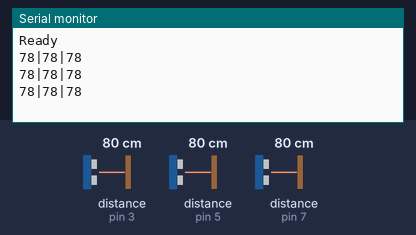
Simulated run of this sketch. Board: Arduino Uno, built with avr-gcc and run on an emulated ATmega328P. On the bench: the last lines printed to the serial monitor. Wiring (inferred from the names in the program): 3 × ultrasonic range finder: trigger pin 2, echo pin 3 / trigger pin 4, echo pin 5 / trigger pin 6, echo pin 7. Inputs (shaded band) come from the test bench; at power-on: distance to the obstacle (sensors on pin 3, pin 5, pin 7) 80 cm. The echo pulse lasts 58.3 µs per cm.

Above: at 1.3 s.
1.4 s: distance to the obstacle (sensor on pin 3) set to 2 cm
At 1.9 s:
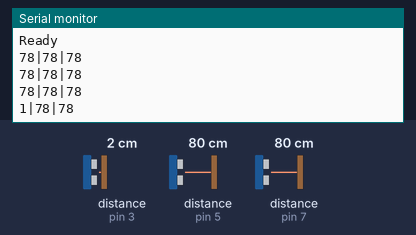
2.9 s: distance to the obstacle (sensor on pin 5) set to 2 cm
At 3.5 s:
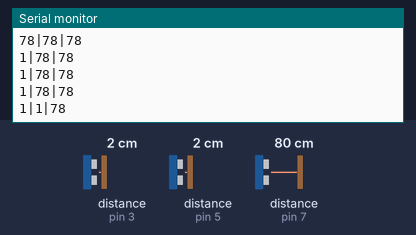
4.4 s: distance to the obstacle (sensor on pin 7) set to 2 cm
At 5.0 s:
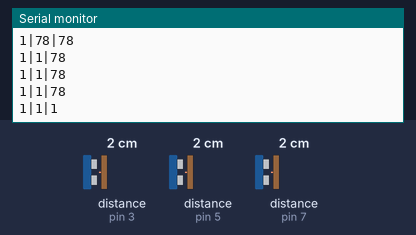
5.9 s: distance to the obstacle (sensor on pin 3) set to 4 cm
At 6.5 s:
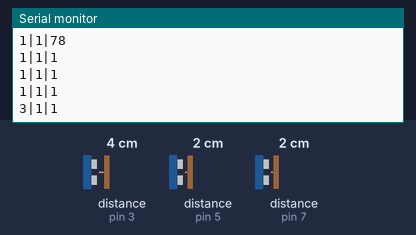
7.4 s: distance to the obstacle (sensor on pin 5) set to 4 cm
At 8.0 s:
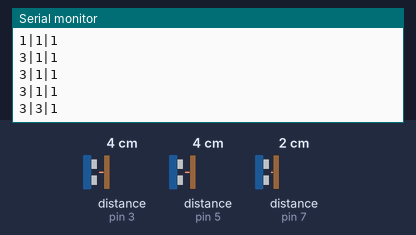
8.9 s: distance to the obstacle (sensor on pin 7) set to 4 cm
At 9.5 s:
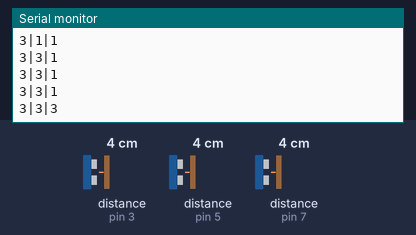
Timing chart, 0 to 11.4 s (numbered marks = the images above; inputs shaded):
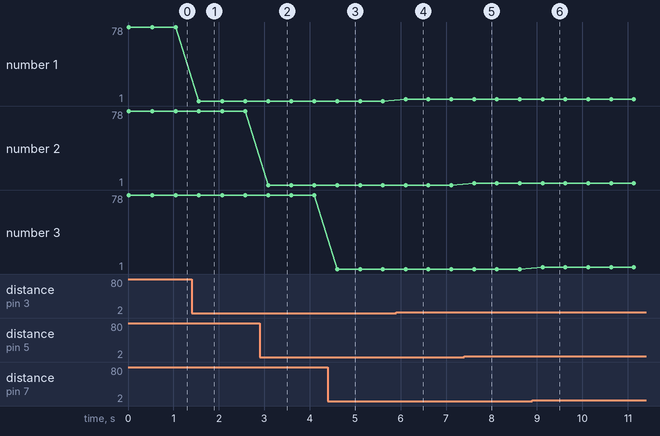

Measured:
- after the input at 1.4 s, the serial monitor: prints a new line after 0.16 s (image 1)
- after the input at 2.9 s, the serial monitor: prints a new line after 0.19 s (image 2)
- after the input at 4.4 s, the serial monitor: prints a new line after 0.20 s (image 3)
- after the input at 5.9 s, the serial monitor: prints a new line after 0.21 s (image 4)
- after the input at 7.4 s, the serial monitor: prints a new line after 0.22 s (image 5)
- after the input at 8.9 s, the serial monitor: prints a new line after 0.22 s (image 6)
- plotted number 1: 78 → 1 after the input at 1.4 s, 1 → 3 after the input at 5.9 s

The sketch:

threeSensors.ino
```cpp
int trig1 = 2;
int echo1 = 3;
int trig2 = 4;
int echo2 = 5;
int trig3 = 6;
int echo3 = 7;


void setup() {
 Serial.begin(9600); // set the baud rate
 Serial.println("Ready"); // print "Ready" once

 pinMode(trig1, OUTPUT);
 pinMode(echo1, INPUT);
 pinMode(trig2, OUTPUT);
 pinMode(echo2, INPUT);
 pinMode(trig3, OUTPUT);
 pinMode(echo3, INPUT);
}


void loop() {

 /* The following trigPin/echoPin cycle is used to determine the
 distance of the nearest object by bouncing soundwaves off of it. */
 digitalWrite(trig1, LOW);
 delayMicroseconds(2);
 digitalWrite(trig1, HIGH);
 delayMicroseconds(10);
 digitalWrite(trig1, LOW);
 long dur1 = pulseIn(echo1, HIGH);

 digitalWrite(trig2, LOW);
 delayMicroseconds(2);
 digitalWrite(trig2, HIGH);
 delayMicroseconds(10);
 digitalWrite(trig2, LOW);
 long dur2 = pulseIn(echo2, HIGH);

 digitalWrite(trig3, LOW);
 delayMicroseconds(2);
 digitalWrite(trig3, HIGH);
 delayMicroseconds(10);
 digitalWrite(trig3, LOW);
 long dur3 = pulseIn(echo3, HIGH);

 //Calculate the distance (in cm) based on the speed of sound.
 long dist1 = dur1/59;
 long dist2 = dur2/59;
 long dist3 = dur3/59;

Serial.print(dist1);
Serial.print("|");
Serial.print(dist2);
Serial.print("|");
Serial.print(dist3);
Serial.println();

delay(500); // delay for 1/10 of a second
}
```
